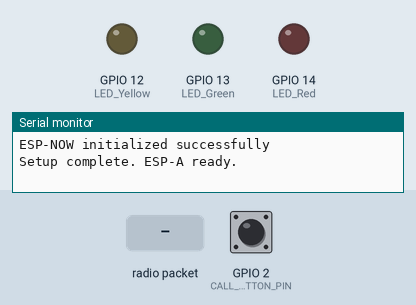
This program was run on a simulated ESP8266 (Wemos D1 mini). Shown: output pins drawn as LEDs (lit = HIGH), the last lines printed to the serial monitor. Dashed ring = blinking. Inputs (shaded band) come from the test bench; at power-on: GPIO 2 (CALL_BUTTON_PIN) HIGH.

Above: at 1.2 s.
1.3 s: GPIO 2 (CALL_BUTTON_PIN) pulled LOW for 0.15 s
At 1.51 s:
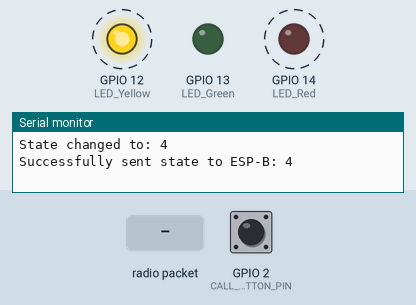
At 2.02 s:
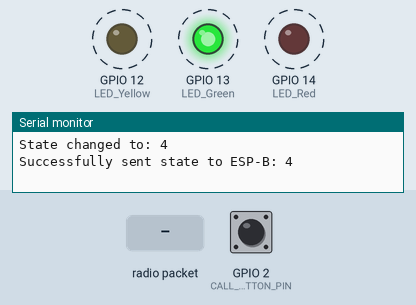
4.3 s: radio packet "1" arrives
Timing chart, 0 to 13.3 s (numbered marks = the images above; inputs shaded):
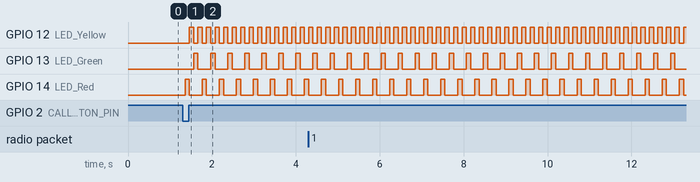

The program:

main.cpp
```cpp
//communicator_v2
#include <ESP8266WiFi.h>
#include <espnow.h>

// Define the MAC address of ESP-B
uint8_t broadcastAddress[] = {0x98, 0xF4, 0xAB, 0xBC, 0xCE, 0x25};

const int CALL_BUTTON_PIN = 2;  // GPIO 2 (D4)
const int LED_Red = 14;  // GPIO 14 (D5)
const int LED_Yellow = 12;  // GPIO 12 (D6)
const int LED_Green = 13;  // GPIO 13 (D7)

const int DEBOUNCE_DELAY = 50;  // Debounce delay in milliseconds
const unsigned long IDLE_TIMEOUT = 30000; // 30 seconds timeout for returning to idle

uint8_t state = 0;
int callButtonState = HIGH;
int callButtonLastState = HIGH;
unsigned long callButtonLastDebounceTime = 0;
unsigned long lastStateChangeTime = 0;
unsigned long lastEffectUpdateTime = 0;
int currentLED = 0;
int direction = 1;

#define MAX_RETRIES 3

#define RETRY_DELAY 100 // milliseconds
void sendWithRetry(uint8_t stateToSend) {

  for (int i = 0; i < MAX_RETRIES; i++) {

    uint8_t result = esp_now_send(broadcastAddress, &stateToSend, 1);

    if (result == 0) {

      Serial.print("Successfully sent state to ESP-B: ");

      Serial.println(stateToSend);

      return;

    }

    Serial.println("Failed to send state, retrying...");

    delay(RETRY_DELAY);

  }

  Serial.println("Failed to send state after maximum retries");

}


void updateKnightRiderEffect() {
  if (millis() - lastEffectUpdateTime >= 100) { // Update every 100ms
    digitalWrite(LED_Red, currentLED == 0 ? HIGH : LOW);
    digitalWrite(LED_Yellow, currentLED == 1 ? HIGH : LOW);
    digitalWrite(LED_Green, currentLED == 2 ? HIGH : LOW);

    currentLED += direction;

    if (currentLED == 2 || currentLED == 0) {
      direction *= -1;
    }

    lastEffectUpdateTime = millis();
  }
}

void updateLEDs() {
  switch (state) {
    case 0: // Idle (all LEDs off)
      digitalWrite(LED_Red, LOW);
      digitalWrite(LED_Yellow, LOW);
      digitalWrite(LED_Green, LOW);
      break;
    case 1: // Solid Red
      digitalWrite(LED_Red, HIGH);
      digitalWrite(LED_Yellow, LOW);
      digitalWrite(LED_Green, LOW);
      break;
    case 2: // Solid Yellow
      digitalWrite(LED_Red, LOW);
      digitalWrite(LED_Yellow, HIGH);
      digitalWrite(LED_Green, LOW);
      break;
    case 3: // Solid Green
      digitalWrite(LED_Red, LOW);
      digitalWrite(LED_Yellow, LOW);
      digitalWrite(LED_Green, HIGH);
      break;
    case 4: // Call state (Knight Rider effect)
      updateKnightRiderEffect();
      break;
  }
}

void setState(uint8_t newState) {

  if (newState != state) {

    state = newState;

    lastStateChangeTime = millis();

    Serial.print("State changed to: ");

    Serial.println(state);

    sendWithRetry(state);

  }

}

void OnDataRecv(uint8_t* mac, uint8_t* incomingData, uint8_t len) {
  if (len == 1) {
    uint8_t receivedState = incomingData[0];
    Serial.print("Received state from ESP-B: ");
    Serial.println(receivedState);
    if (receivedState >= 1 && receivedState <= 3) {
      setState(receivedState);
    }
  }
}

void setup() {
  Serial.begin(74880);

  pinMode(CALL_BUTTON_PIN, INPUT_PULLUP);
  pinMode(LED_Red, OUTPUT);
  pinMode(LED_Yellow, OUTPUT);
  pinMode(LED_Green, OUTPUT);

  WiFi.mode(WIFI_STA);
  if (esp_now_init() != 0) {
    Serial.println("Error initializing ESP-NOW");
    return; // or handle the error
  }
  esp_now_set_self_role(ESP_NOW_ROLE_CONTROLLER);
  esp_now_add_peer(broadcastAddress, ESP_NOW_ROLE_SLAVE, 1, NULL, 0);
  esp_now_register_recv_cb(OnDataRecv);
  Serial.println("ESP-NOW initialized successfully");

  Serial.println("Setup complete. ESP-A ready.");
}

void loop() {
  int callButtonReading = digitalRead(CALL_BUTTON_PIN);

  if (callButtonReading != callButtonLastState) {
    callButtonLastDebounceTime = millis();
  }

  if ((millis() - callButtonLastDebounceTime) > DEBOUNCE_DELAY) {
    if (callButtonState != callButtonReading) {
      callButtonState = callButtonReading;

      if (callButtonState == LOW) {
        Serial.println("Call button pressed, sending wake-up message to ESP-B");
        setState(4);  // This will send state 4 to ESP-B
      }
    }
  }

  callButtonLastState = callButtonReading;

  updateLEDs();

  if (millis() - lastStateChangeTime > IDLE_TIMEOUT && state != 0) {
    state = 0;  // Transition to idle state locally
    updateLEDs();  // Update LEDs to reflect idle state
    Serial.println("Timeout reached, entered idle state");
  }

  delay(10);
}
```

Measured:
- after the input at 1.3 s, GPIO 12 (LED_Yellow): alternates HIGH for 0.10 s and LOW for 0.10 s, starting after 0.16 s; GPIO 13 (LED_Green): alternates HIGH for 0.10 s and LOW for 0.30 s, starting after 0.27 s; GPIO 14 (LED_Red): alternates HIGH for 0.10 s and LOW for 0.30 s, starting after 0.06 s
